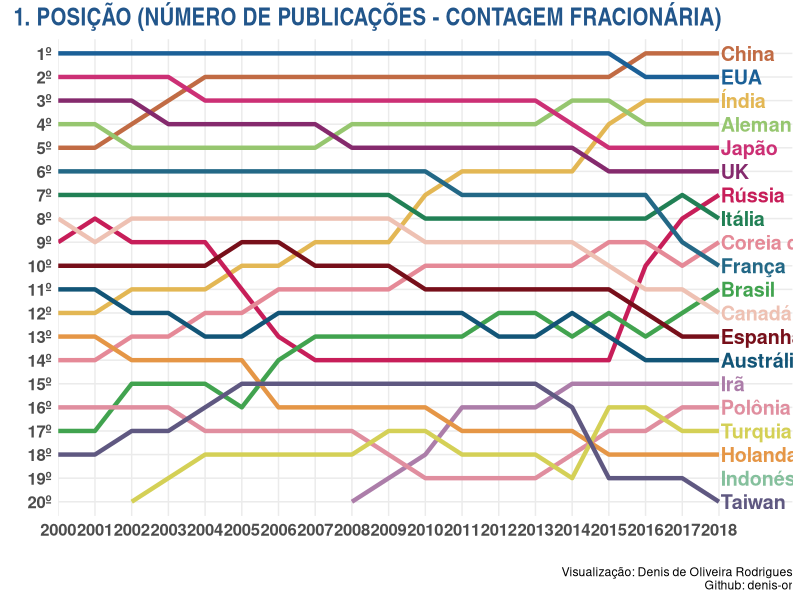

Recreate this plot in R.
library(tibble)
library(ggplot2)
library(dplyr)
library(magrittr)

df <- tibble::tibble(País = c("Alemanha","Alemanha",
                      "Alemanha","Alemanha","Alemanha","Alemanha","Alemanha",
                      "Alemanha","Alemanha","Alemanha","Alemanha","Alemanha",
                      "Alemanha","Alemanha","Alemanha","Alemanha","Alemanha",
                      "Alemanha","Alemanha","Austrália","Austrália",
                      "Austrália","Austrália","Austrália","Austrália",
                      "Austrália","Austrália","Austrália","Austrália","Austrália",
                      "Austrália","Austrália","Austrália","Austrália",
                      "Austrália","Austrália","Austrália","Austrália","Brasil",
                      "Brasil","Brasil","Brasil","Brasil","Brasil","Brasil",
                      "Brasil","Brasil","Brasil","Brasil","Brasil",
                      "Brasil","Brasil","Brasil","Brasil","Brasil","Brasil",
                      "Brasil","Canadá","Canadá","Canadá","Canadá","Canadá",
                      "Canadá","Canadá","Canadá","Canadá","Canadá",
                      "Canadá","Canadá","Canadá","Canadá","Canadá","Canadá",
                      "Canadá","Canadá","Canadá","China","China","China",
                      "China","China","China","China","China","China","China",
                      "China","China","China","China","China","China",
                      "China","China","China","Coreia do Sul",
                      "Coreia do Sul","Coreia do Sul","Coreia do Sul","Coreia do Sul",
                      "Coreia do Sul","Coreia do Sul","Coreia do Sul",
                      "Coreia do Sul","Coreia do Sul","Coreia do Sul","Coreia do Sul",
                      "Coreia do Sul","Coreia do Sul","Coreia do Sul",
                      "Coreia do Sul","Coreia do Sul","Coreia do Sul",
                      "Coreia do Sul","Espanha","Espanha","Espanha","Espanha",
                      "Espanha","Espanha","Espanha","Espanha","Espanha",
                      "Espanha","Espanha","Espanha","Espanha","Espanha","Espanha",
                      "Espanha","Espanha","Espanha","Espanha","EUA","EUA",
                      "EUA","EUA","EUA","EUA","EUA","EUA","EUA","EUA",
                      "EUA","EUA","EUA","EUA","EUA","EUA","EUA","EUA",
                      "EUA","França","França","França","França","França",
                      "França","França","França","França","França",
                      "França","França","França","França","França","França",
                      "França","França","França","Holanda","Holanda","Holanda",
                      "Holanda","Holanda","Holanda","Holanda","Holanda",
                      "Holanda","Holanda","Holanda","Holanda","Holanda",
                      "Holanda","Holanda","Holanda","Holanda","Holanda",
                      "Holanda","Indonésia","Indonésia","Indonésia","Indonésia",
                      "Indonésia","Indonésia","Indonésia","Indonésia",
                      "Indonésia","Indonésia","Indonésia","Indonésia",
                      "Indonésia","Indonésia","Indonésia","Indonésia","Indonésia",
                      "Indonésia","Indonésia","Irã","Irã","Irã","Irã",
                      "Irã","Irã","Irã","Irã","Irã","Irã","Irã","Irã",
                      "Irã","Irã","Irã","Irã","Irã","Irã","Irã","Itália",
                      "Itália","Itália","Itália","Itália","Itália","Itália",
                      "Itália","Itália","Itália","Itália","Itália",
                      "Itália","Itália","Itália","Itália","Itália","Itália",
                      "Itália","Japão","Japão","Japão","Japão","Japão",
                      "Japão","Japão","Japão","Japão","Japão","Japão","Japão",
                      "Japão","Japão","Japão","Japão","Japão","Japão",
                      "Japão","Polônia","Polônia","Polônia","Polônia",
                      "Polônia","Polônia","Polônia","Polônia","Polônia",
                      "Polônia","Polônia","Polônia","Polônia","Polônia","Polônia",
                      "Polônia","Polônia","Polônia","Polônia","Rússia",
                      "Rússia","Rússia","Rússia","Rússia","Rússia","Rússia",
                      "Rússia","Rússia","Rússia","Rússia","Rússia",
                      "Rússia","Rússia","Rússia","Rússia","Rússia","Rússia",
                      "Rússia","Taiwan","Taiwan","Taiwan","Taiwan","Taiwan",
                      "Taiwan","Taiwan","Taiwan","Taiwan","Taiwan",
                      "Taiwan","Taiwan","Taiwan","Taiwan","Taiwan","Taiwan",
                      "Taiwan","Taiwan","Taiwan","Turquia","Turquia","Turquia",
                      "Turquia","Turquia","Turquia","Turquia","Turquia",
                      "Turquia","Turquia","Turquia","Turquia","Turquia",
                      "Turquia","Turquia","Turquia","Turquia","Turquia",
                      "Turquia","UK","UK","UK","UK","UK","UK","UK","UK",
                      "UK","UK","UK","UK","UK","UK","UK","UK","UK","UK",
                      "UK","Índia","Índia","Índia","Índia","Índia",
                      "Índia","Índia","Índia","Índia","Índia","Índia","Índia",
                      "Índia","Índia","Índia","Índia","Índia","Índia",
                      "Índia"),
             Ano = c(2014L,2015L,2000L,2001L,
                     2008L,2009L,2010L,2011L,2012L,2013L,2016L,2017L,
                     2018L,2002L,2003L,2004L,2005L,2006L,2007L,2000L,2001L,
                     2002L,2003L,2006L,2007L,2008L,2009L,2010L,2011L,
                     2014L,2004L,2005L,2012L,2013L,2015L,2016L,2017L,
                     2018L,2018L,2012L,2013L,2015L,2017L,2007L,2008L,
                     2009L,2010L,2011L,2014L,2016L,2006L,2002L,2003L,
                     2004L,2005L,2000L,2001L,2000L,2002L,2003L,2004L,
                     2005L,2006L,2007L,2008L,2009L,2001L,2010L,2011L,
                     2012L,2013L,2014L,2015L,2016L,2017L,2018L,2016L,2017L,
                     2018L,2004L,2005L,2006L,2007L,2008L,2009L,2010L,
                     2011L,2012L,2013L,2014L,2015L,2003L,2002L,2000L,
                     2001L,2015L,2016L,2018L,2010L,2011L,2012L,2013L,
                     2014L,2017L,2006L,2007L,2008L,2009L,2004L,2005L,
                     2002L,2003L,2000L,2001L,2005L,2006L,2000L,2001L,
                     2002L,2003L,2004L,2007L,2008L,2009L,2010L,2011L,
                     2012L,2013L,2014L,2015L,2016L,2017L,2018L,2000L,2001L,
                     2002L,2003L,2004L,2005L,2006L,2007L,2008L,2009L,
                     2010L,2011L,2012L,2013L,2014L,2015L,2016L,2017L,
                     2018L,2000L,2001L,2002L,2003L,2004L,2005L,2006L,
                     2007L,2008L,2009L,2010L,2011L,2012L,2013L,2014L,
                     2015L,2016L,2017L,2018L,2000L,2001L,2002L,2003L,
                     2004L,2005L,2006L,2007L,2008L,2009L,2010L,2011L,
                     2012L,2013L,2014L,2015L,2016L,2017L,2018L,2018L,2000L,
                     2001L,2002L,2003L,2004L,2005L,2006L,2007L,2008L,
                     2009L,2010L,2011L,2012L,2013L,2014L,2015L,2016L,
                     2017L,2014L,2015L,2016L,2017L,2018L,2011L,2012L,
                     2013L,2010L,2009L,2008L,2000L,2001L,2002L,2003L,
                     2004L,2005L,2006L,2007L,2000L,2001L,2002L,2003L,
                     2004L,2005L,2006L,2007L,2008L,2009L,2017L,2010L,
                     2011L,2012L,2013L,2014L,2015L,2016L,2018L,2000L,2001L,
                     2002L,2003L,2004L,2005L,2006L,2007L,2008L,2009L,
                     2010L,2011L,2012L,2013L,2014L,2015L,2016L,2017L,
                     2018L,2000L,2001L,2002L,2003L,2017L,2018L,2004L,
                     2005L,2006L,2007L,2008L,2015L,2016L,2009L,2014L,
                     2010L,2011L,2012L,2013L,2018L,2001L,2017L,2000L,
                     2002L,2003L,2004L,2016L,2005L,2006L,2007L,2008L,
                     2009L,2010L,2011L,2012L,2013L,2014L,2015L,2005L,2006L,
                     2007L,2008L,2009L,2010L,2011L,2012L,2013L,2004L,
                     2014L,2002L,2003L,2000L,2001L,2015L,2016L,2017L,
                     2018L,2015L,2016L,2009L,2010L,2017L,2018L,2004L,
                     2005L,2006L,2007L,2008L,2011L,2012L,2013L,2003L,
                     2014L,2002L,2000L,2001L,2000L,2001L,2002L,2003L,
                     2004L,2005L,2006L,2007L,2008L,2009L,2010L,2011L,
                     2012L,2013L,2014L,2015L,2016L,2017L,2018L,2016L,2017L,
                     2018L,2015L,2011L,2012L,2013L,2014L,2010L,2007L,
                     2008L,2009L,2005L,2006L,2002L,2003L,2004L,2000L,
                     2001L),
             Posição = c("3º","3º","4º","4º","4º",
                         "4º","4º","4º","4º","4º","4º","4º","4º","5º","5º",
                         "5º","5º","5º","5º","11º","11º","12º","12º",
                         "12º","12º","12º","12º","12º","12º","12º","13º",
                         "13º","13º","13º","13º","14º","14º","14º","11º","12º",
                         "12º","12º","12º","13º","13º","13º","13º","13º",
                         "13º","13º","14º","15º","15º","15º","16º","17º",
                         "17º","8º","8º","8º","8º","8º","8º","8º","8º",
                         "8º","9º","9º","9º","9º","9º","9º","10º","11º",
                         "11º","12º","1º","1º","1º","2º","2º","2º","2º","2º",
                         "2º","2º","2º","2º","2º","2º","2º","3º","4º",
                         "5º","5º","9º","9º","9º","10º","10º","10º","10º",
                         "10º","10º","11º","11º","11º","11º","12º","12º",
                         "13º","13º","14º","14º","9º","9º","10º","10º",
                         "10º","10º","10º","10º","10º","10º","11º","11º","11º",
                         "11º","11º","11º","12º","13º","13º","1º","1º",
                         "1º","1º","1º","1º","1º","1º","1º","1º","1º","1º",
                         "1º","1º","1º","1º","2º","2º","2º","6º","6º",
                         "6º","6º","6º","6º","6º","6º","6º","6º","6º","7º",
                         "7º","7º","7º","7º","7º","9º","10º","13º","13º",
                         "14º","14º","14º","14º","16º","16º","16º","16º",
                         "16º","17º","17º","17º","17º","18º","18º","18º",
                         "18º","19º",NA,NA,NA,NA,NA,NA,NA,NA,NA,NA,NA,
                         NA,NA,NA,NA,NA,NA,"21º","15º","15º","15º",
                         "15º","15º","16º","16º","16º","18º","19º","20º",NA,
                         NA,NA,NA,NA,NA,NA,NA,"7º","7º","7º","7º","7º",
                         "7º","7º","7º","7º","7º","7º","8º","8º","8º",
                         "8º","8º","8º","8º","8º","2º","2º","2º","2º","3º",
                         "3º","3º","3º","3º","3º","3º","3º","3º","3º",
                         "4º","5º","5º","5º","5º","16º","16º","16º","16º",
                         "16º","16º","17º","17º","17º","17º","17º","17º",
                         "17º","18º","18º","19º","19º","19º","19º","7º","8º",
                         "8º","9º","9º","9º","9º","10º","11º","13º","14º",
                         "14º","14º","14º","14º","14º","14º","14º","14º",
                         "15º","15º","15º","15º","15º","15º","15º","15º",
                         "15º","16º","16º","17º","17º","18º","18º","19º",
                         "19º","19º","20º","16º","16º","17º","17º","17º",
                         "17º","18º","18º","18º","18º","18º","18º","18º",
                         "18º","19º","19º","20º",NA,NA,"3º","3º","3º","4º",
                         "4º","4º","4º","4º","5º","5º","5º","5º","5º",
                         "5º","5º","6º","6º","6º","6º","3º","3º","3º","4º",
                         "6º","6º","6º","6º","7º","9º","9º","9º","10º",
                         "10º","11º","11º","11º","12º","12º")
)



cores <- c("#C16B44","#1B6097","#E3B754","#96C66F","#CC3075","#852A6D",
           "#C71E59","#218055","#E58997","#236886","#41A34F","#EEC1B3",
           "#770F1A","#125577","#AC7DA9","#E08E9F","#D4D056","#E59646",
           "#85C09D","#5F5881")

rotulo <- c("China","EUA","Índia","Alemanha","Japão","UK","Rússia","Itália",
            "Coreia do Sul", "França","Brasil","Canadá","Espanha","Austrália",
            "Irã","Polônia","Turquia","Holanda","Indonésia","Taiwan")

posicao <- c("1º","2º","3º","4º","5º","6º","7º","8º","9º","10º",
             "11º","12º","13º","14º","15º","16º","17º","18º","19º","20º")

df <- df |>
  dplyr::mutate(Posição = factor(Posição, levels = posicao),
                País = factor(País, levels = rotulo)) |>
  dplyr::filter(!is.na(Posição))



ggplot2::ggplot(data = df, ggplot2::aes(
  x = Ano,
  y = forcats::fct_rev(Posição),
  group = País,
  colour = País
)) +
  ggplot2::geom_line(size = 1.5, show.legend = F) +
  ggplot2::geom_text(
    data = dplyr::filter(df, Ano == 2018),
    ggplot2::aes(label = País, color = País),
    hjust = 0,
    nudge_x = 0.05,
    fontface = "bold",
    size = 5,
    show.legend = F
  ) +
  ggplot2::scale_x_continuous(breaks = seq(2000, 2018, 1), expand = c(0, 0)) +
  ggplot2::scale_colour_manual(values = cores) +
  ggplot2::labs(
    x = "",
    y = "",
    title = " 1. POSIÇÃO (NÚMERO DE PUBLICAÇÕES - CONTAGEM FRACIONÁRIA) ",
    caption = "Visualização: Denis de Oliveira Rodrigues\nGithub: denis-or"
  ) + expand_limits(x = 2020) +
  ggplot2::theme_minimal() +
  ggplot2::theme(
    plot.title = element_text(
      size = 18,
      face = "bold",
      color = "#22568B",
      family = "Arial Narrow"
    ),
    plot.title.position = "plot",
    panel.grid.minor.x = ggplot2::element_blank(),
    panel.grid.minor.y = ggplot2::element_blank(),
    panel.grid.major.x = ggplot2::element_line(),
    axis.text = ggplot2::element_text(size = 12, face = "bold")
  )


